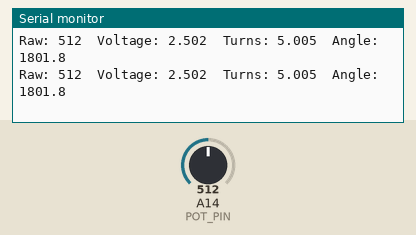
This sketch was run on a simulated Arduino Mega 2560, built with avr-gcc and run on an emulated ATmega2560. Parts: the last lines printed to the serial monitor. The test bench sets the inputs (shaded band); at power-on: A14 (POT_PIN) = 512.

Above: at 1.2 s.
1.3 s: A14 (POT_PIN) set to 716
At 1.33 s:
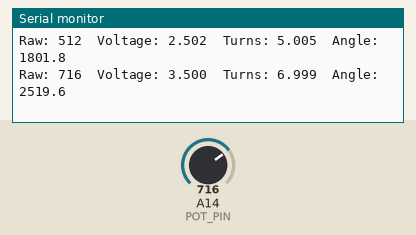
2.8 s: A14 (POT_PIN) set to 900
At 2.86 s:
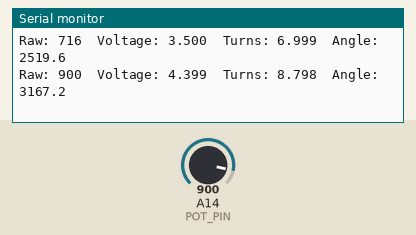
Timing chart, 0 to 5.8 s (numbered marks = the images above; inputs shaded):
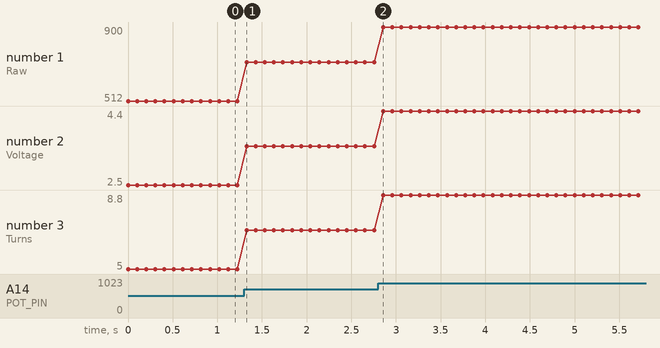

The sketch:

pot.ino
```cpp
#include <Arduino.h>

#define POT_PIN A14
// website: https://www.digikey.com/en/products/detail/bourns-inc/3590S-2-201L/2534354?gclsrc=aw.ds&gad_source=1&gad_campaignid=20243136172&gbraid=0AAAAADrbLljzsCKHCttNxlRUGpN-4hTKM&gclid=Cj0KCQjwiJvQBhCYARIsAMjts3JYw1nXnSPnaX_IrtIpKePZCk7E9fWGcxRT7Eq39d1zEXlScpx7KdYaAljuEALw_wcB
// blue 5V
// white ground
// green A14
void setup()
{
  Serial.begin(115200);
}

void loop()
{
  int raw = analogRead(POT_PIN);

  float voltage = raw * (5.0 / 1023.0);
  float turns = raw * (10.0 / 1023.0);
  float angleDeg = turns * 360.0;

  Serial.print("Raw: ");
  Serial.print(raw);

  Serial.print("\tVoltage: ");
  Serial.print(voltage, 3);

  Serial.print("\tTurns: ");
  Serial.print(turns, 3);

  Serial.print("\tAngle: ");
  Serial.println(angleDeg, 1);

  delay(100);
}
```

Measured:
- after the input at 1.3 s, the serial monitor: prints a new line at once (image 1)
- after the input at 2.8 s, the serial monitor: prints a new line after 0.06 s (image 2)
- plotted number 1: 512 → 716 after the input at 1.3 s, 716 → 900 after the input at 2.8 s
- plotted number 2: 2.5 → 3.5 after the input at 1.3 s, 3.5 → 4.4 after the input at 2.8 s
- plotted number 3: 5 → 7 after the input at 1.3 s, 7 → 8.8 after the input at 2.8 s
